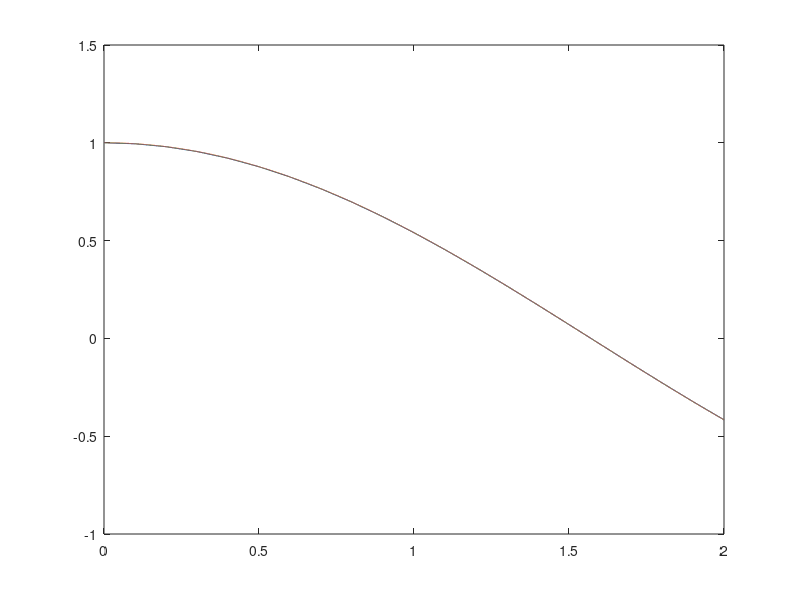

This chart was generated by the following MATLAB code:
close all
clear vars
clc

x = 0:0.1:2;
x_fine = 0:0.0001:2;

x_sparse = 0:0.25:2;

y = cos( x );

coeff = polyfit (x , y , 10);

% ypoly = coeff(1)*x.^5 + coeff(2) * x.^4 + coeff(3)*x.^3 +...
%     coeff(4)*x.^2 + coeff(5)*x + coeff(6);

ypoly = polyval (coeff, x);

% ylinear = interp1(x, y, x_sparse, 'spline');

ylinear = interp1(x, y, x_fine, 'spline');

figure
% plot (x, y, x, ypoly, x_sparse, ylinear);

plot (x, y, x_fine, ylinear);
